Frame 1 (no input): blank canvas, image omitted
Frame 60 (no input): blank canvas, image omitted
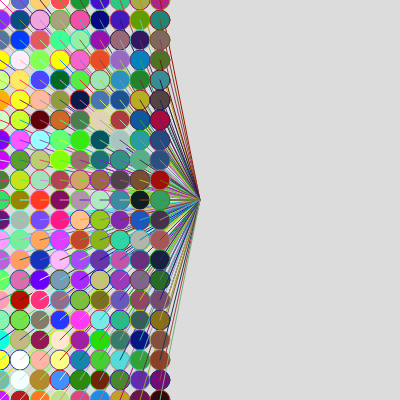
Frame 120 (the mouse pressed at the canvas centre since frame 60)

The p5.js sketch whose frames 1 and 60 were blank and that drew this single picture after the mouse press (run headless with seeded random() and noise() and a simulated clock; from frame 60 on, the mouse is pressed at the canvas centre):

// p5.js sketch
// ── sketch.js
function setup() {
  createCanvas(400, 400);
}

function draw() {
  background(220);
  
  for (x = 0; x <= mouseX -30 ;
       x += 20) {
    for (y = 0; y <= height; y += 20){
    fill(random(340-x), random(340-x), random(340-x))
    ellipse(x, y , 20,20)
    stroke(random(340-x), random(340-x), random(340-x))
    line(x, y, mouseX, mouseY)
    }
  }
}
